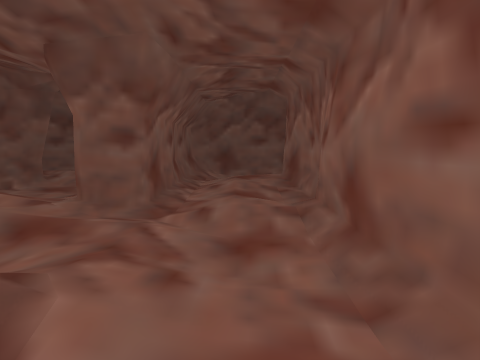
[1] (above)

24 first-person views from a walk through a 3-D level made in the Unity game engine. The camera is 1.5 m above the floor, tilts 6° down and sees 70° across. The floor is counted in squares, 1 m on a side. Each view is taken from the middle of a square. On the plan, view 1 faces up. The plan holds only what a view shows up to about 16 squares ahead; the rest is blank. The player is left out. Some animated figures are left out.

[2]
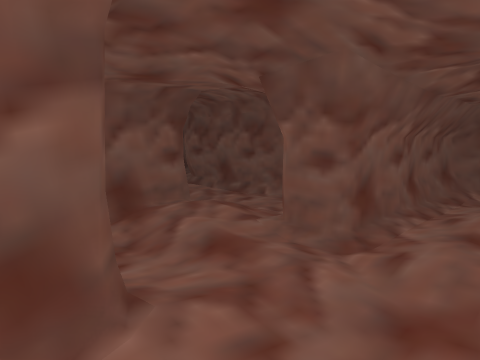

[3]
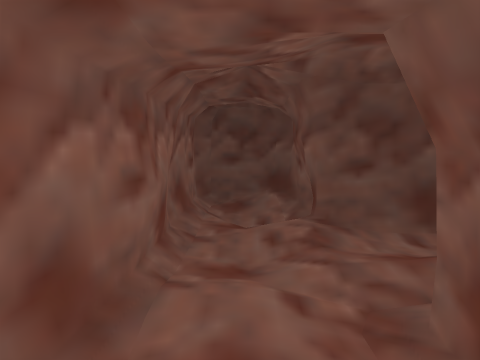

[4]
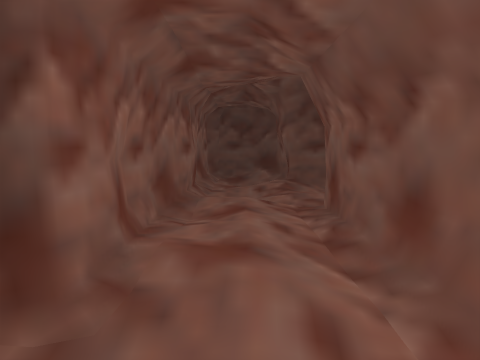

[5]
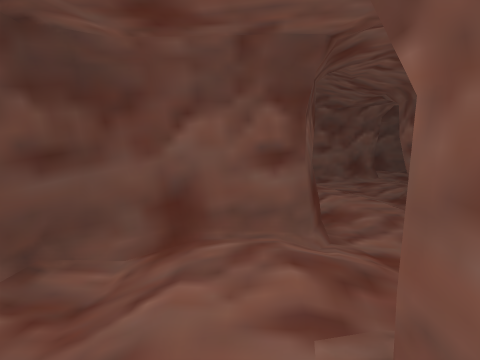

[6]
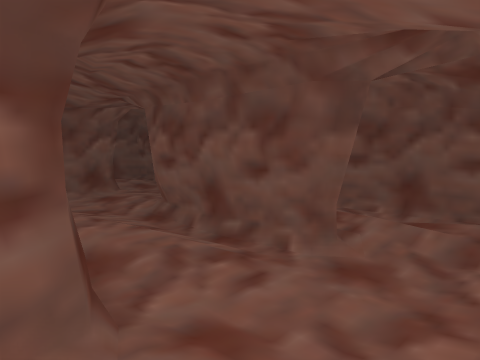

[7]
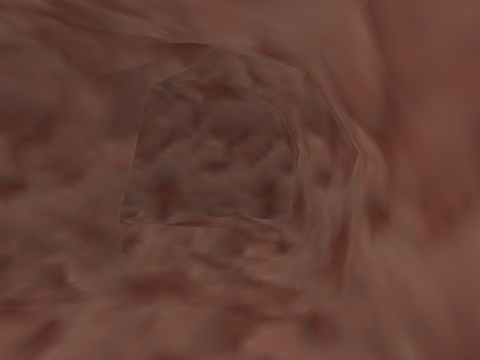

[8]
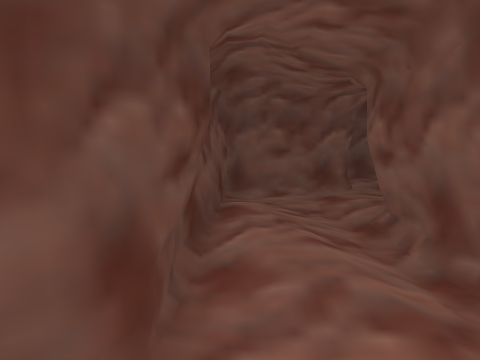

[9]
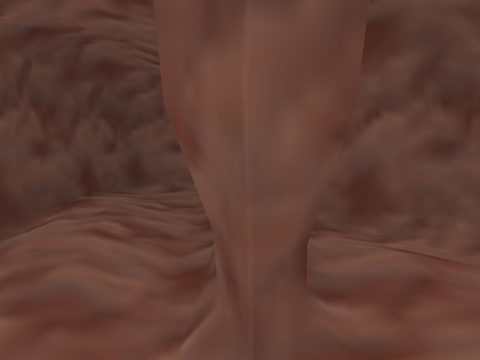

[10]
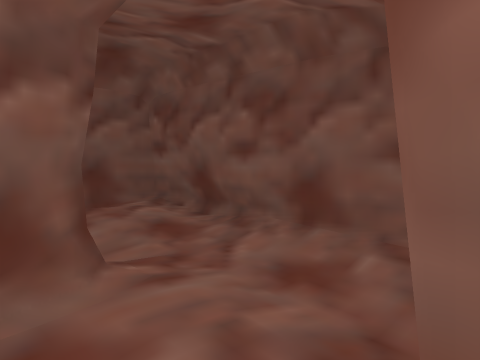

[11]
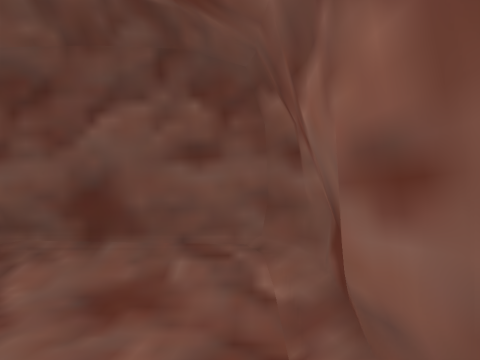

[12]
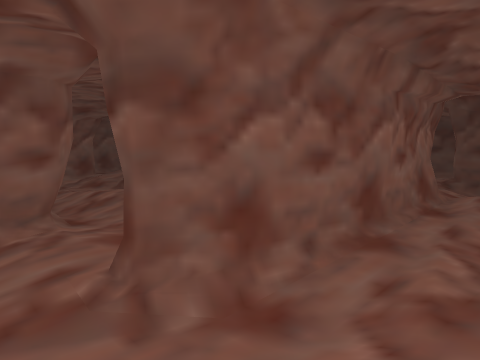

[13]
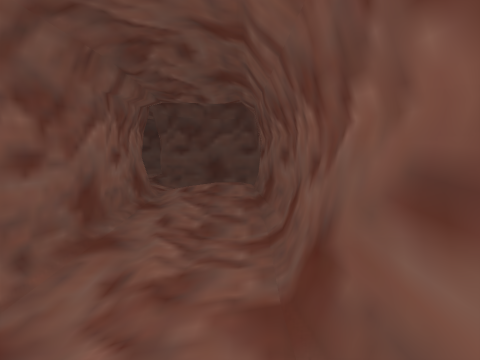

[14]
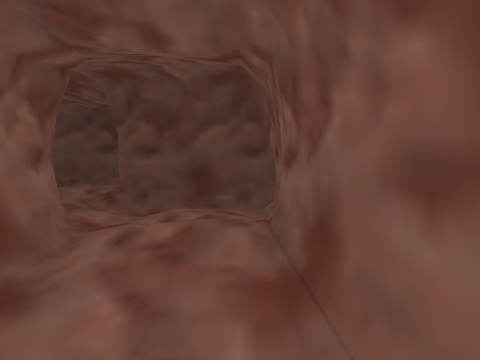

[15]
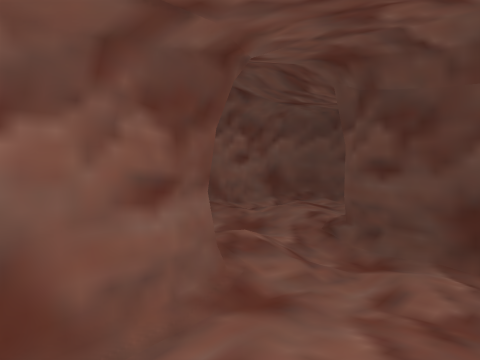

[16]
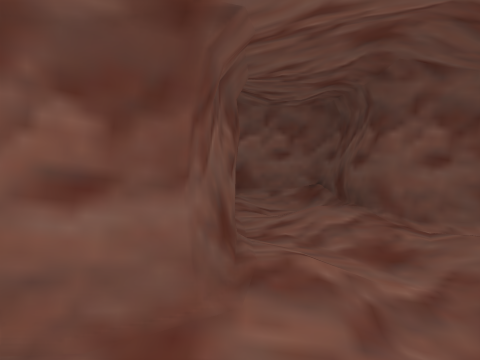

[17]
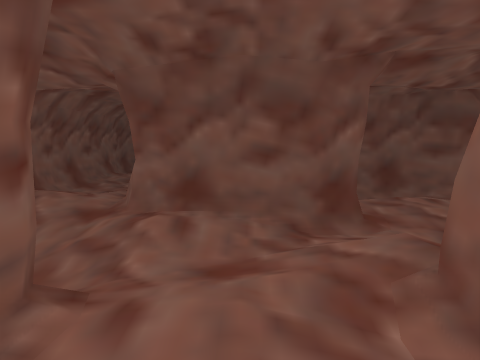

[18]
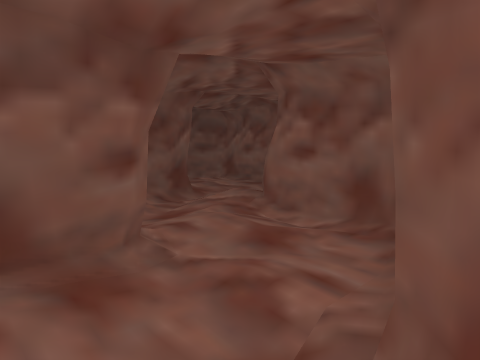

[19]
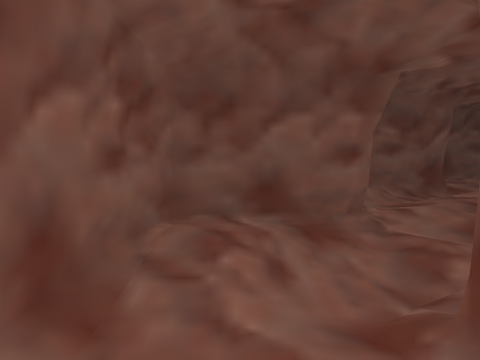

[20]
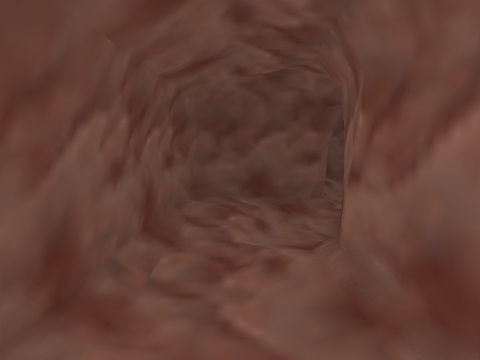

[21]
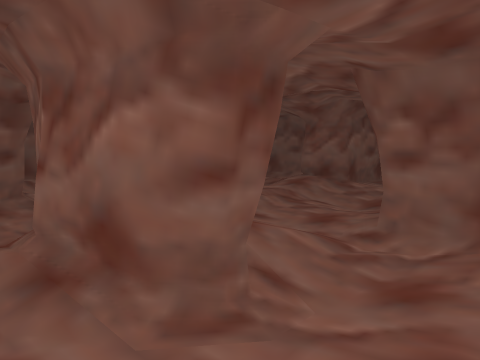

[22]
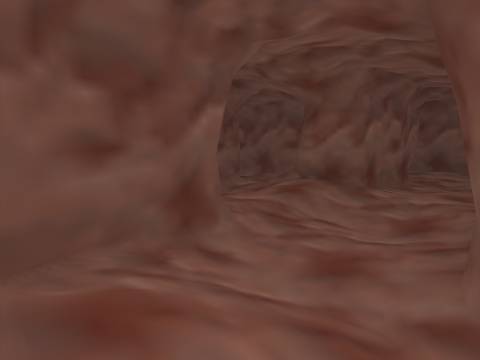

[23]
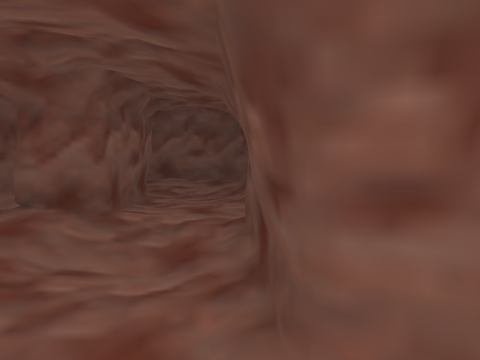

[24]
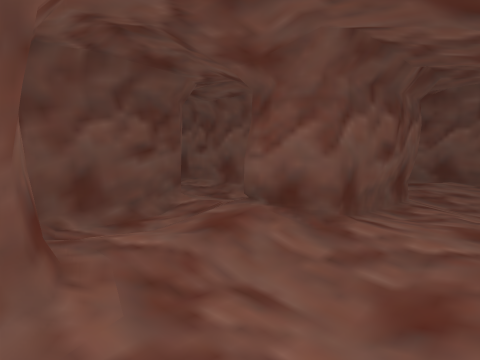

### Floor plan
Key: @ floor where view 1 was taken; # wall or solid block; . main floor; : floor 0.25 m higher than the main floor; - floor 0.25 m lower than the main floor; + floor 0.5 m higher than the main floor; / step, stairs or slope; = window, fence, low wall or low ledge; O other object.
Columns run from 19 left of view 1 to 2 right of it. Each row starts with its distance up from view 1.
 14    =###########= #####
 13 #####::/##/...:###/./#
 12 #.:.....##./::::##/  #
 11 #:://...## ::///##.//#
 10 #:/.#:::######..##.:/#
  9 #:..##..........##.::#
  8 #:..##..:/:::...##:::#
  7 #...##:::://....##.:.#
  6 #..:##########:/##.:/#
  5 #..:#     ####++::./##
  4 #:::#      .##///:..#
  3 #++:#    :::##...:/.##
  2 #+/:##  #:::######/./#
  1 #:::/####...#   ##///#
  0 #...//..//-.#  :##/@/#
 -1 #/.//..:+ //#  /##O//#
 -2 #####:::#####  .######
 -3  ####::.###### .#
 -4 ##:/..:.##...: .#
 -5 #//./../##///:
 -6 #/..######::#      :#
 -7 #../#####///######::#
 -8 #..## :....//::::..:#
 -9 #..## +....//:::...:#
-10 ##./##///####/:::/ ##
-11    .....##
-12   : :../#
-13   :

Where each view was taken, in squares from view 1:
view 1: 0 up, 0 right, facing up
view 2: 1 up, 1 right, facing up-left
view 3: 9 up, 0 right, facing down
view 4: 13 up, 0 right, facing down
view 5: 5 up, 1 left, facing left
view 6: 5 up, 3 left, facing up-left
view 7: 5 up, 4 left, facing up
view 8: 7 up, 4 left, facing left
view 9: 10 up, 4 left, facing left
view 10: 9 up, 11 left, facing up-left
view 11: 9 up, 12 left, facing up
view 12: 12 up, 18 left, facing down-right
view 13: 12 up, 18 left, facing down
view 14: 7 up, 18 left, facing down
view 15: 4 up, 18 left, facing down-right
view 16: 1 up, 18 left, facing right
view 17: 5 down, 13 left, facing up
view 18: 7 down, 17 left, facing up-right
view 19: 9 down, 17 left, facing up
view 20: 12 down, 17 left, facing up
view 21: 13 down, 17 left, facing up-right
view 22: 11 down, 14 left, facing up-right
view 23: 10 down, 13 left, facing right
view 24: 10 down, 11 left, facing up-right
